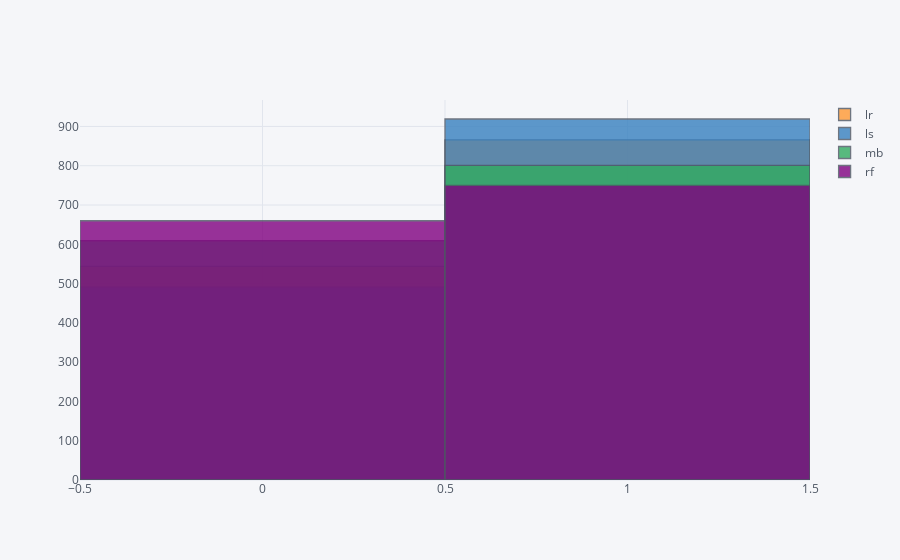

Write notebook code for a chart like this one.
### Code cell
pd.DataFrame([results_test['lr']['predicted'][0], results_test['ls']['predicted'][0],\
             results_test['mb']['predicted'][0], results_test['rf']['predicted'][0]], index=['lr', 'ls' , 'mb', 'rf'])\
.transpose().iplot(kind='histogram')

### Figure 1 — Plotly figure (JSON) as saved in the notebook; plotly's stock layout.template omitted (floating-point values rounded to 4 significant figures; data arrays with more than 128 entries replaced by an {"elided": "..."} marker saying what was removed)
{"data": [{"histfunc": "count", "histnorm": "", "marker": {"color": "rgba(255, 153, 51, 1.0)", "line": {"color": "#4D5663", "width": 1.3}}, "name": "lr", "opacity": 0.8, "orientation": "v", "type": "histogram", "uid": "ba573c9d-83d0-4211-a408-66f972fef489", "x": {"elided": "1410 int values"}}, {"histfunc": "count", "histnorm": "", "marker": {"color": "rgba(55, 128, 191, 1.0)", "line": {"color": "#4D5663", "width": 1.3}}, "name": "ls", "opacity": 0.8, "orientation": "v", "type": "histogram", "uid": "83ea793f-86fb-4922-be97-b445b843b602", "x": {"elided": "1410 int values"}}, {"histfunc": "count", "histnorm": "", "marker": {"color": "rgba(50, 171, 96, 1.0)", "line": {"color": "#4D5663", "width": 1.3}}, "name": "mb", "opacity": 0.8, "orientation": "v", "type": "histogram", "uid": "a780c685-d231-4c7e-b389-4cd586f29fff", "x": {"elided": "1410 int values"}}, {"histfunc": "count", "histnorm": "", "marker": {"color": "rgba(128, 0, 128, 1.0)", "line": {"color": "#4D5663", "width": 1.3}}, "name": "rf", "opacity": 0.8, "orientation": "v", "type": "histogram", "uid": "3673f79c-5129-439e-8b0e-1ef705425eda", "x": {"elided": "1410 int values"}}], "layout": {"barmode": "overlay", "legend": {"bgcolor": "#F5F6F9", "font": {"color": "#4D5663"}}, "paper_bgcolor": "#F5F6F9", "plot_bgcolor": "#F5F6F9", "title": {"font": {"color": "#4D5663"}}, "xaxis": {"gridcolor": "#E1E5ED", "showgrid": true, "tickfont": {"color": "#4D5663"}, "title": {"font": {"color": "#4D5663"}, "text": ""}, "zerolinecolor": "#E1E5ED"}, "yaxis": {"gridcolor": "#E1E5ED", "showgrid": true, "tickfont": {"color": "#4D5663"}, "title": {"font": {"color": "#4D5663"}, "text": ""}, "zerolinecolor": "#E1E5ED"}}}
